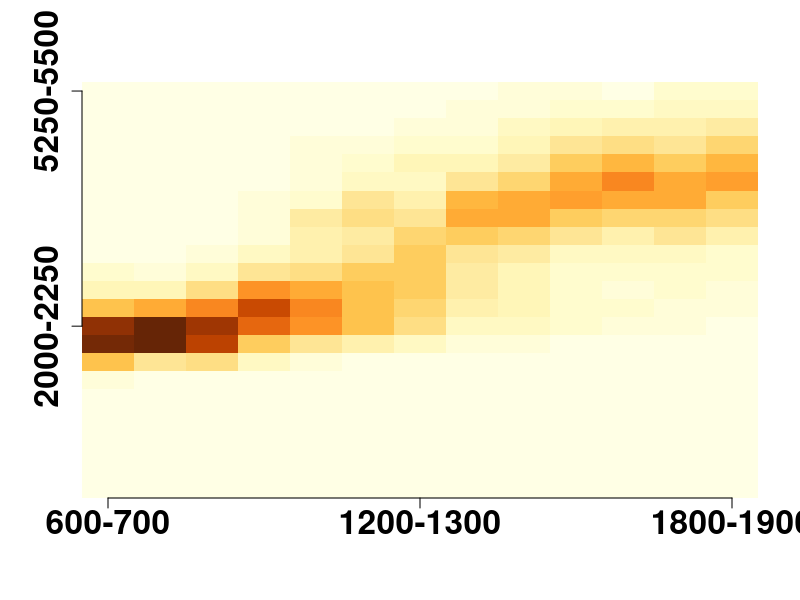

Reproduce this figure in R. (Note: this script raises an error after producing the figure.)
## This code was written by Krishnapriya Tamma in 2017

### Code to plot for Phase diagram (fig 2)
library(fields)

### AUSTRALIA; BOX A
# setwd to  location of data
shpa <- read.csv("Australia_polygon3_S-shapedCurve.csv", header = T)
# this file contains the value of the modes from each histogram (obtained using Histogram.R)

## this file below contains the frequency of pixels for each EVI bin for each rainfall bin. 
# This was generated using the clipped EVI dataset for each rainfall bin (generated in Histograms.R) 
# The code to obtain the csv below is available in Code_to_generate_EVIfrequencies_phaseDiagram.R 

ph <- read.csv("PhaseDiagramFrequencies_25pc_Australia.csv", header = T, row.names = 1)
# This code contains EVI bins as the rows and the rainfall bins as the columns, with frequency as data

ph1 <- as.matrix(ph)
pht <- t(ph1)
colb <- c("#ffffe5", "#fff7bc", "#fee391", "#fec44f", "#fe9929", "#ec7014", "#cc4c02", "#993404", "#662506")

# identifying the points which are differing by less than 25% (see Fig legend for details)
pt1 <- which(shpa[1:23,4] <= 0.25) # 1800-1900
pt2 <- pt1[c(1,3,4,5)]
pt3 <- which(shpa[1:23,4] > 0.25)
pt4 <- which(shpa[1:23,4] == NA)
pht1 <- pht[1:13,1:23] # 47.5 # 60
#use image from library fields to plot the background heat map that is based on freq distribution
image(pht1, col = designer.colors(n=30, col = colb), bty = "n", legend.only = FALSE, xaxt = "n", yaxt = "n")
axis(1, at = seq(0,1,length.out=13)[c(1, 7,13)], labels = c("600-700", "1200-1300","1800-1900"), font = 2, cex.axis = 2)
axis(2, at = seq(0,1,length.out=23)[c(10, 23)], labels = c("2000-2250", "5250-5500"), font = 2, cex.axis = 2)
points((shpa[1:23,3]-1)/12, shpa[,5]/55, type = 'n', xlab = "", ylab = "" , bty = "n") 
# the '/12' allows you to adjust the x-axis, determine this by observing your data. 
points(x=(shpa[pt2,3]-1)/12, y=shpa[pt2,5]/55, cex = 2, pch = 16, col = 'gray60')
points(x=(shpa[pt3,3]-1)/12, y=shpa[pt3,5]/55, cex = 2, pch = 16, col = 'black')
#rect((5.5-1)/15, 2.5/75, (9-1)/15, 75/75)
